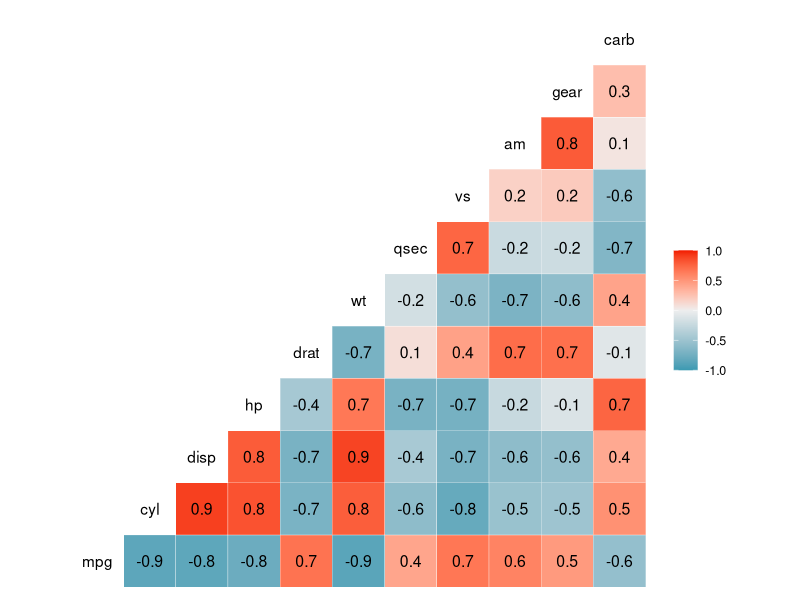
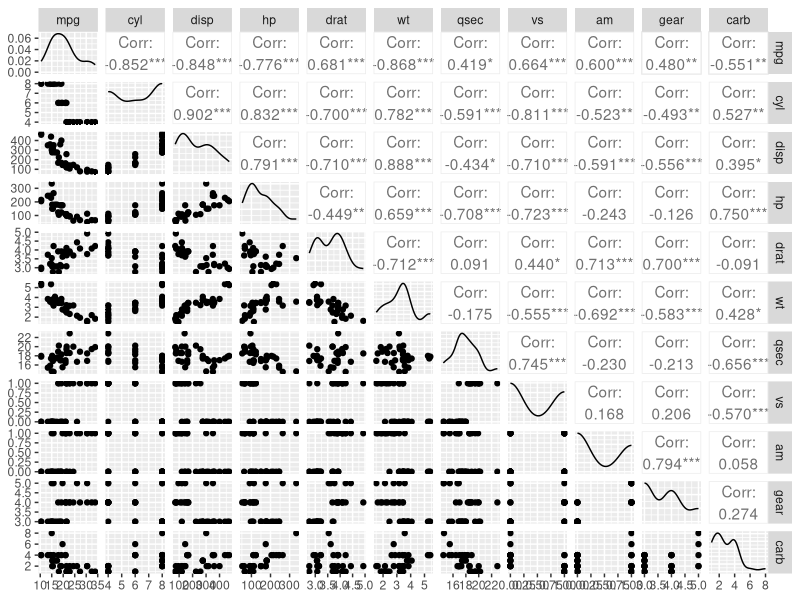

Generate these figures, in order, with R: (Note: this script raises an error after producing the figures.)
str(mtcars)
ls(mtcars)
head(mtcars)
attach(mtcars)

# cyl vs am gear carb 轉 factor
cyl = factor(cyl)
vs = factor(vs)
am = factor(am)
gear = factor(gear)
carb = factor(carb)
str(mtcars)

# 各變數間的相關係數
library("GGally")
ggcorr(data = mtcars, palette = "RdYlGn",
       label = TRUE, label_color = "black")
# 使用 ggpairs() 函數產生多個變數間關係的視覺化矩陣散佈圖
ggpairs(data = mtcars)


par(mfrow=c(2,2))
scatter.smooth(x = cyl, y = mpg,main = "mpg ~ cyl")
scatter.smooth(x = wt, y = mpg,main = "mpg ~ wt")
scatter.smooth(x = drat, y = mpg,main = "mpg ~ drat")
scatter.smooth(x = vs, y = mpg,main = "mpg ~ vs")

# 離群值檢測
par(mfrow=c(2,2))
boxplot(mpg, main="mpg", 
        sub=paste("Outlier rows: ", 
                                    paste(boxplot.stats(mpg)$out, collapse = ",")))

boxplot(wt, main="wt", 
        sub=paste("Outlier rows: ", 
                  paste(boxplot.stats(wt)$out, collapse = ",")))

boxplot(drat, main="drat", 
        sub=paste("Outlier rows: ", 
                  paste(boxplot.stats(drat)$out, collapse = ",")))


boxplot.stats(wt)$out

wtData <- mtcars
outlier <- function(x) {
  x[x > quantile(x,probs = 0.75,na.rm = T) + 1.5 * IQR(x, na.rm = T) |
      x < quantile(x,probs = 0.25, na.rm = T) - 1.5 * IQR(x, na.rm = T)] <- NA
  x
}
# apply()的第一個參數只能接受「矩陣」物件，意味著變數物件中所有的資料必須具備相同的資料型態
# 若用在其他結構的物件，如data.frame，需要先轉換成matrix資料結構
wtData <- apply(X = wtData,MARGIN = 2, FUN = outlier)
wtData<- as.data.frame(wtData)

par(mfrow=c(1,2))
boxplot(wtData$wt, main="wt", sub=paste("Outlier rows: ", 
                                              paste(boxplot.stats(wtData$wt)$out, collapse = ","))) 
scatter.smooth(x = wtData$wt, y = wtData$mpg, main = "mpg ~ wt")

# 3.2 資料標準化(Scaling/Normalization, 又稱正規化)處理
# 目的：可使後續進行變數間相關性衡量時，其分析結果不會因各變項的單位尺規大小不一致而影響
# 將所有數值型變數以MinMax標準化方法統一轉換至(0 to 1)的尺規區間
wtData2 <- apply(wtData, 2, function(x){(x-min(x, na.rm = T))/(max(x, na.rm = T)-min(x, na.rm = T))})
wtData2 <- as.data.frame(wtData2)


# 變數轉換 - 使變數接近常態分佈，以符合模型的統計假設
# 透過變數log10轉換
subwtData <- wtData2[,c(1)]
subwtData2 <- sapply(subwtData, function(x){x <- log10(x+1)})
wtData2$qsec_log10 <- as.vector(subwtData2)

# 檢視變數轉換後wt的機率密度分佈圖
plot(density(wtData2$qsec_log10, na.rm = TRUE), main="Density Plot: wt", 
     ylab="Frequency", sub=paste("Skewness:", 
                                 round(e1071::skewness(wtData2$wt_log10, na.rm = TRUE), 2)))

# 迴歸模型
car_lm <- lm(mpg ~ cyl + wt + drat + vs , data = wtData2)
summary(car_lm)

# 殘差分析
par(mfrow = c(2,2))
plot(car_lm) 

